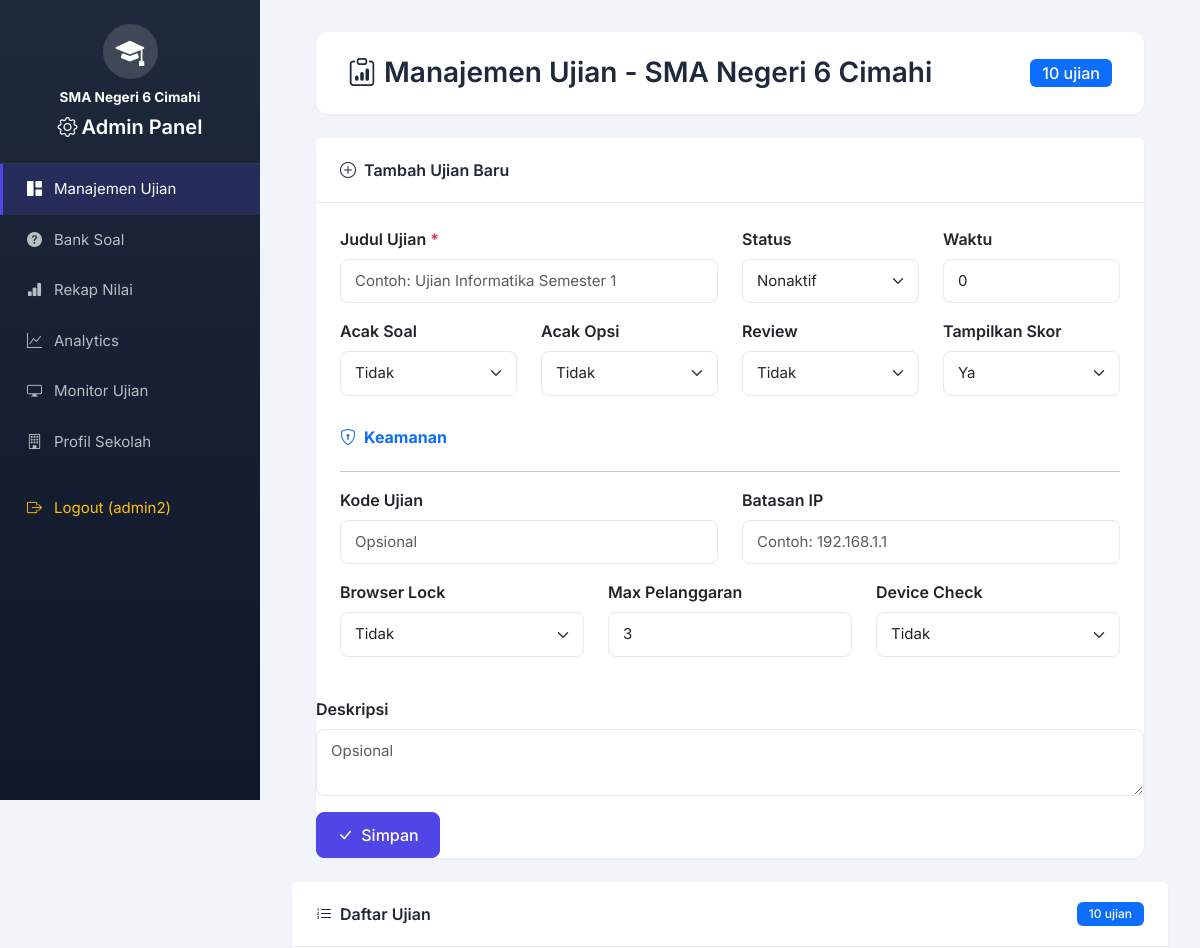
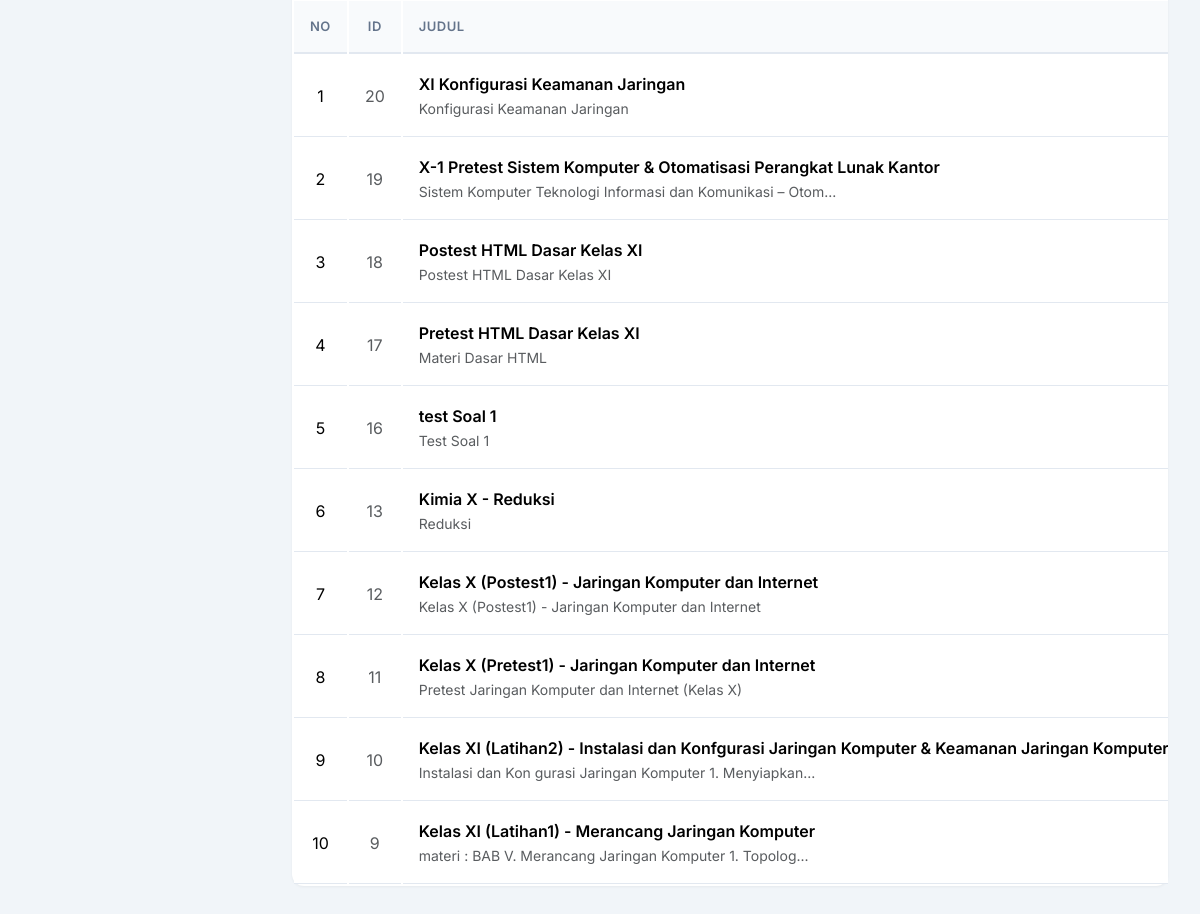
Page /admin/index.php (signed in) on the committed database (2 pictures, top to bottom).
### tables this page shows
CREATE TABLE `konfigurasi_sekolah` (
  `id` int NOT NULL AUTO_INCREMENT,
  `nama_sekolah` varchar(255) NOT NULL DEFAULT 'SMA Negeri 6 Cimahi',
  `logo` varchar(255) DEFAULT NULL,
  `warna_primer` varchar(20) DEFAULT '#667eea',
  `warna_sekunder` varchar(20) DEFAULT '#764ba2',
  `tampilkan_riwayat` enum('ya','tidak') DEFAULT 'ya',
  `created_at` timestamp NULL DEFAULT CURRENT_TIMESTAMP,
  `updated_at` timestamp NULL DEFAULT CURRENT_TIMESTAMP ON UPDATE CURRENT_TIMESTAMP,
  PRIMARY KEY (`id`)
);

CREATE TABLE `ujian` (
  `id` int NOT NULL AUTO_INCREMENT,
  `judul_ujian` varchar(255) NOT NULL,
  `deskripsi` text,
  `status` enum('aktif','nonaktif') DEFAULT 'nonaktif',
  `tgl_dibuat` datetime DEFAULT CURRENT_TIMESTAMP,
  `updated_at` timestamp NULL DEFAULT CURRENT_TIMESTAMP ON UPDATE CURRENT_TIMESTAMP,
  `kode_ujian` varchar(20) DEFAULT NULL,
  `allow_ip` text,
  `enable_browser_lock` enum('ya','tidak') DEFAULT 'tidak',
  `max_violations` int DEFAULT '10',
  `enable_device_check` enum('ya','tidak') DEFAULT 'tidak',
  `waktu_tersedia` int DEFAULT '0',
  `acak_soal` enum('ya','tidak') DEFAULT 'tidak',
  `acak_opsi` enum('ya','tidak') DEFAULT 'tidak',
  `tampilkan_review` enum('ya','tidak') DEFAULT 'tidak',
  `tampilkan_skor` enum('ya','tidak') DEFAULT 'ya',
  PRIMARY KEY (`id`),
  KEY `idx_ujian_status` (`status`,`tgl_dibuat` DESC)
);

### config/init_sekolah.php (called while the page is built, shortened)
<?php
$konfigurasi_cache = null;
function getKonfigurasiSekolah($conn) {
    $result = $conn->query("SELECT * FROM konfigurasi_sekolah LIMIT 1");
    $konfigurasi_cache = $result->fetch_assoc();
    return $konfigurasi_cache;
}
?>

### admin/index.php (the view, shortened to what this page needs)
<?php
require_once '../config/database.php';
require_once '../config/init_sekolah.php';
$sekolah = getKonfigurasiSekolah($conn);
$has_new_columns = false;
$has_tampilkan_skor = false;
$has_acak_opsi = false;
$has_kode_ujian = false;
$has_allow_ip = false;
$has_browser_lock = false;
$has_device_check = false;
try {
    $result_cols = $conn->query("SHOW COLUMNS FROM ujian LIKE 'acak_soal'");
    if ($result_cols && $result_cols->num_rows > 0) {
        $row = $result_cols->fetch_assoc();
        $col_type = strtolower($row['Type'] ?? '');
        if (strpos($col_type, 'varchar') !== false || strpos($col_type, 'enum') !== false) {
            $has_new_columns = true;
        }
    }
    $result_cols2 = $conn->query("SHOW COLUMNS FROM ujian LIKE 'tampilkan_skor'");
    if ($result_cols2 && $result_cols2->num_rows > 0) {
        $has_tampilkan_skor = true;
    }
    $result_cols3 = $conn->query("SHOW COLUMNS FROM ujian LIKE 'acak_opsi'");
    if ($result_cols3 && $result_cols3->num_rows > 0) {
        $has_acak_opsi = true;
    }
    $result_cols4 = $conn->query("SHOW COLUMNS FROM ujian LIKE 'tampilkan_review'");
    if ($result_cols4 && $result_cols4->num_rows > 0) {
        $has_tampilkan_review = true;
    }
    $result_cols5 = $conn->query("SHOW COLUMNS FROM ujian LIKE 'kode_ujian'");
    if ($result_cols5 && $result_cols5->num_rows > 0) {
        $has_kode_ujian = true;
    }
    $result_cols6 = $conn->query("SHOW COLUMNS FROM ujian LIKE 'allow_ip'");
    if ($result_cols6 && $result_cols6->num_rows > 0) {
        $has_allow_ip = true;
    }
    $result_cols7 = $conn->query("SHOW COLUMNS FROM ujian LIKE 'enable_browser_lock'");
    if ($result_cols7 && $result_cols7->num_rows > 0) {
        $has_browser_lock = true;
    }
    $result_cols8 = $conn->query("SHOW COLUMNS FROM ujian LIKE 'enable_device_check'");
    if ($result_cols8 && $result_cols8->num_rows > 0) {
        $has_device_check = true;
    }
} catch (Exception $e) {
    $has_new_columns = false;
    $has_tampilkan_skor = false;
    $has_acak_opsi = false;
    $has_tampilkan_review = false;
    $has_kode_ujian = false;
    $has_allow_ip = false;
    $has_browser_lock = false;
    $has_device_check = false;
    $has_timer_per_soal = false;
    $has_show_timer_per_soal = false;
}
$result = $conn->query("SELECT * FROM ujian ORDER BY tgl_dibuat DESC");
$edit_ujian = null;
?>
<!DOCTYPE html>
<html lang="id">
<head>
    <link href="../vendor/bootstrap/bootstrap.min.css" rel="stylesheet">
    <link rel="stylesheet" href="../vendor/bootstrap-icons/bootstrap-icons.min.css">
</head>
<body>
    <div class="sidebar">
        <div class="sidebar-brand text-center">
            <div class="school-logo mb-2">
                <?php if ($sekolah['logo'] && file_exists('../uploads/' . $sekolah['logo'])): ?>
                    <img src="../uploads/<?= $sekolah['logo'] ?>" alt="Logo" style="width: 100%; height: 100%; object-fit: contain; border-radius: 50%;">
                <?php else: ?>
                    <i class="bi bi-mortarboard-fill" style="font-size: 1.8rem;"></i>
                <?php endif; ?>
            </div>
            <div class="text-white fw-bold" style="font-size: 0.85rem;"><?= htmlspecialchars($sekolah['nama_sekolah']) ?></div>
            <h5 class="mt-2"><i class="bi bi-gear me-1"></i>Admin Panel</h5>
        </div>
        <div class="sidebar-menu">
            <a href="index.php" class="active"><i class="bi bi-grid-1x2-fill"></i> Manajemen Ujian</a>
            <a href="tambah_soal.php"><i class="bi bi-question-circle-fill"></i> Bank Soal</a>
            <a href="rekap_nilai.php"><i class="bi bi-bar-chart-fill"></i> Rekap Nilai</a>
            <a href="analytics.php"><i class="bi bi-graph-up"></i> Analytics</a>
            <a href="monitor_ujian.php"><i class="bi bi-display"></i> Monitor Ujian</a>
            <a href="profil_sekolah.php"><i class="bi bi-building"></i> Profil Sekolah</a>
            <a href="logout.php" class="text-warning mt-3"><i class="bi bi-box-arrow-right"></i> Logout (<?= htmlspecialchars($_SESSION['admin_username']) ?>)</a>
        </div>
    </div>
    <div class="main-content">
        <div class="container-fluid px-4">
        <div class="page-header animate-fade-in">
            <h3><i class="bi bi-clipboard-data me-2"></i>Manajemen Ujian - SMA Negeri 6 Cimahi</h3>
            <span class="badge bg-primary fs-6"><?= $result->num_rows ?> ujian</span>
        </div>
        <div class="card animate-fade-in">
            <div class="card-header d-flex justify-content-between align-items-center">
                <span><i class="bi bi-<?= $edit_ujian ? 'pencil-square' : 'plus-circle' ?> me-2"></i><?= $edit_ujian ? 'Edit Ujian' : 'Tambah Ujian Baru' ?></span>
            </div>
            <div class="card-body">
                <form method="POST" autocomplete="off">
                    <div class="row">
                        <div class="col-md-6 mb-3">
                            <label class="form-label fw-semibold">Judul Ujian <span class="text-danger">*</span></label>
                            <input type="text" name="judul_ujian" class="form-control" required
                                   value="<?= $edit_ujian ? htmlspecialchars($edit_ujian['judul_ujian']) : '' ?>"
                                   placeholder="Contoh: Ujian Informatika Semester 1">
                        </div>
                        <div class="col-md-3 mb-3">
                            <label class="form-label fw-semibold">Status</label>
                            <select name="status" class="form-select">
                                <option value="nonaktif" <?= $edit_ujian && $edit_ujian['status'] === 'nonaktif' ? 'selected' : '' ?>>Nonaktif</option>
                            </select>
                        </div>
                        <?php if ($has_new_columns): ?>
                        <div class="col-md-3 mb-3">
                            <label class="form-label fw-semibold">Waktu</label>
                            <input type="number" name="waktu_tersedia" class="form-control"
                                   value="<?= $edit_ujian ? htmlspecialchars($edit_ujian['waktu_tersedia'] ?? 0) : 0 ?>"
                                   placeholder="0" min="0">
                        </div>
                    </div>
                    <div class="row">
                        <div class="col-md-3 mb-3">
                            <label class="form-label fw-semibold">Acak Soal</label>
                            <select name="acak_soal" class="form-select">
                                <option value="tidak" <?= $edit_ujian && ($edit_ujian['acak_soal'] ?? 'tidak') === 'tidak' ? 'selected' : '' ?>>Tidak</option>
                            </select>
                        </div>
                        <?php if ($has_acak_opsi): ?>
                        <div class="col-md-3 mb-3">
                            <label class="form-label fw-semibold">Acak Opsi</label>
                            <select name="acak_opsi" class="form-select">
                                <option value="tidak" <?= $edit_ujian && ($edit_ujian['acak_opsi'] ?? 'tidak') === 'tidak' ? 'selected' : '' ?>>Tidak</option>
                            </select>
                        </div>
                        <?php endif; ?>
                        <?php if ($has_tampilkan_review): ?>
                        <div class="col-md-3 mb-3">
                            <label class="form-label fw-semibold">Review</label>
                            <select name="tampilkan_review" class="form-select">
                                <option value="tidak" <?= $edit_ujian && ($edit_ujian['tampilkan_review'] ?? 'tidak') === 'tidak' ? 'selected' : '' ?>>Tidak</option>
                            </select>
                        </div>
                        <?php endif; ?>
                        <?php if ($has_tampilkan_skor): ?>
                        <div class="col-md-3 mb-3">
                            <label class="form-label fw-semibold">Tampilkan Skor</label>
                            <select name="tampilkan_skor" class="form-select">
                                <option value="ya" <?= $edit_ujian && ($edit_ujian['tampilkan_skor'] ?? 'ya') === 'ya' ? 'selected' : '' ?>>Ya</option>
                            </select>
                        </div>
                        <?php endif; ?>
                        <?php endif; ?>
                    </div>
                    <?php if ($has_kode_ujian || $has_allow_ip || $has_browser_lock || $has_device_check): ?>
                    <div class="row mt-3">
                        <div class="col-12">
                            <h6 class="fw-bold text-primary"><i class="bi bi-shield-lock me-2"></i>Keamanan</h6>
                        </div>
                    </div>
                    <hr>
                    <div class="row">
                        <?php if ($has_kode_ujian): ?>
                        <div class="col-md-6 mb-3">
                            <label class="form-label fw-semibold">Kode Ujian</label>
                            <input type="text" name="kode_ujian" class="form-control"
                                   value="<?= $edit_ujian ? htmlspecialchars($edit_ujian['kode_ujian'] ?? '') : '' ?>"
                                   placeholder="Opsional">
                        </div>
                        <?php endif; ?>
                        <?php if ($has_allow_ip): ?>
                        <div class="col-md-6 mb-3">
                            <label class="form-label fw-semibold">Batasan IP</label>
                            <input type="text" name="allow_ip" class="form-control"
                                   value="<?= $edit_ujian && !empty($edit_ujian['allow_ip']) ? htmlspecialchars(implode(', ', json_decode($edit_ujian['allow_ip'] ?? '[]', true) ?: [])) : '' ?>"
                                   placeholder="Contoh: 192.168.1.1">
                        </div>
                        <?php endif; ?>
                    </div>
                    <div class="row">
                        <?php if ($has_browser_lock): ?>
                        <div class="col-md-4 mb-3">
                            <label class="form-label fw-semibold">Browser Lock</label>
                            <select name="enable_browser_lock" class="form-select">
                                <option value="tidak" <?= $edit_ujian && ($edit_ujian['enable_browser_lock'] ?? 'tidak') === 'tidak' ? 'selected' : '' ?>>Tidak</option>
                            </select>
                        </div>
                        <div class="col-md-4 mb-3">
                            <label class="form-label fw-semibold">Max Pelanggaran</label>
                            <input type="number" name="max_violations" class="form-control"
                                   value="<?= $edit_ujian ? (int)($edit_ujian['max_violations'] ?? 3) : 3 ?>"
                                   min="1" max="10">
                        </div>
                        <?php endif; ?>
                        <?php if ($has_device_check): ?>
                        <div class="col-md-4 mb-3">
                            <label class="form-label fw-semibold">Device Check</label>
                            <select name="enable_device_check" class="form-select">
                                <option value="tidak" <?= $edit_ujian && ($edit_ujian['enable_device_check'] ?? 'tidak') === 'tidak' ? 'selected' : '' ?>>Tidak</option>
                            </select>
                        </div>
                        <?php endif; ?>
                    </div>
                    <?php endif; ?>
                    </div>
                    <div class="row">
                        <div class="col-md-12 mb-3">
                            <label class="form-label fw-semibold">Deskripsi</label>
                            <textarea name="deskripsi" class="form-control" rows="2"
                                      placeholder="Opsional"><?= $edit_ujian ? htmlspecialchars($edit_ujian['deskripsi']) : '' ?></textarea>
                        </div>
                    </div>
                    <div class="row">
                        <div class="col-md-12">
                            <button type="submit" name="simpan_ujian" class="btn btn-primary">
                                <i class="bi bi-check-lg me-1"></i> <?= $edit_ujian ? 'Perbarui' : 'Simpan' ?>
                            </button>
                        </div>
                    </div>
            </div>
        </div>
        <div class="card animate-fade-in">
            <div class="card-header d-flex justify-content-between align-items-center">
                <span><i class="bi bi-list-ol me-2"></i>Daftar Ujian</span>
                <span class="badge bg-primary"><?= $result->num_rows ?> ujian</span>
            </div>
            <div class="card-body p-0">
                <?php if ($result->num_rows > 0): ?>
                <div class="table-scroll">
                    <table class="table table-hover mb-0">
                        <thead>
                            <tr>
                                <th class="text-center">No</th>
                                <th class="text-center">ID</th>
                                <th>Judul</th>
                            </tr>
                        </thead>
                        <tbody>
                            <?php $no = 1; while ($row = $result->fetch_assoc()): ?>
                            <tr>
                                <td class="text-center"><?= $no++ ?></td>
                                <td class="text-center text-muted"><?= $row['id'] ?></td>
                                <td>
                                    <div class="fw-semibold"><?= htmlspecialchars($row['judul_ujian']) ?></div>
                                    <small class="text-muted"><?= htmlspecialchars(mb_strimwidth($row['deskripsi'] ?? '', 0, 60, '...')) ?></small>
                                </td>
                            </tr>
                            <?php endwhile; ?>
                        </tbody>
                    </table>
                </div>
                <?php endif; ?>
            </div>
        </div>
        </div>
</body>
</html>

### rows in the picture
konfigurasi_sekolah: nama_sekolah "SMA Negeri 6 Cimahi"
ujian: id "20", judul_ujian "XI Konfigurasi Keamanan Jaringan", deskripsi "Konfigurasi Keamanan Jaringan"
ujian: id "19", judul_ujian "X-1 Pretest Sistem Komputer & Otomatisasi Perangkat Lunak Kantor", deskripsi "Sistem Komputer Teknologi Informasi dan Komunikasi – Otom..."
ujian: id "18", judul_ujian "Postest HTML Dasar Kelas XI", deskripsi "Postest HTML Dasar Kelas XI"
ujian: id "17", judul_ujian "Pretest HTML Dasar Kelas XI", deskripsi "Materi Dasar HTML"
ujian: id "16", judul_ujian "test Soal 1", deskripsi "Test Soal 1"
ujian: id "13", judul_ujian "Kimia X - Reduksi", deskripsi "Reduksi"
ujian: id "12", judul_ujian "Kelas X (Postest1) - Jaringan Komputer dan Internet", deskripsi "Kelas X (Postest1) - Jaringan Komputer dan Internet"
ujian: id "11", judul_ujian "Kelas X (Pretest1) - Jaringan Komputer dan Internet", deskripsi "Pretest Jaringan Komputer dan Internet (Kelas X)"
ujian: id "10", judul_ujian "Kelas XI (Latihan2) - Instalasi dan Konfgurasi Jaringan Komputer & Keamanan Jaringan Komputer", deskripsi "Instalasi dan Kon gurasi Jaringan Komputer 1. Menyiapkan..."
ujian: id "9", judul_ujian "Kelas XI (Latihan1) - Merancang Jaringan Komputer", deskripsi "materi : BAB V. Merancang Jaringan Komputer 1. Topolog..."

### other values in the picture
$_SESSION['admin_username'] "admin2"
$result->num_rows "10"
